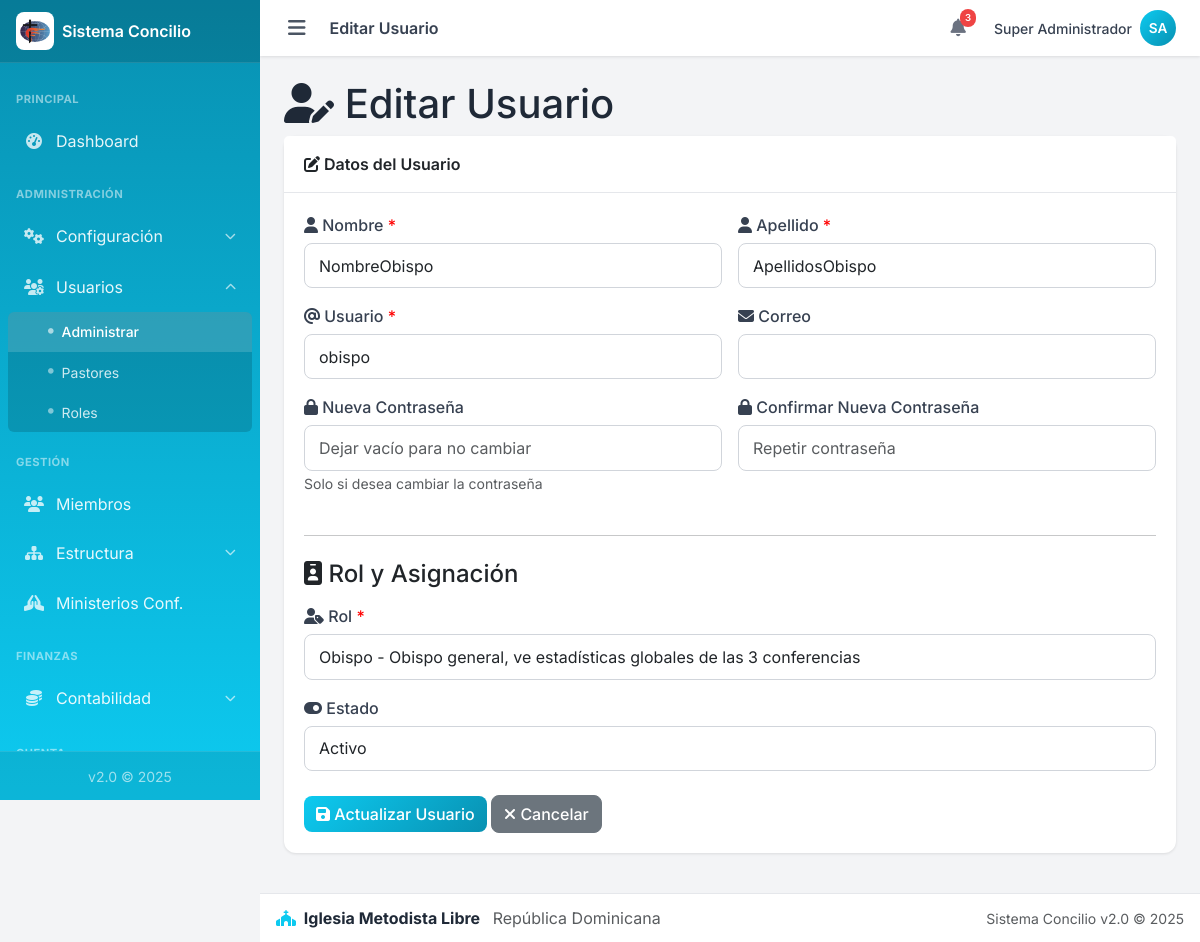
Page /admin/usuarios/editar.php?id=2 (signed in) on the committed database.
### tables this page shows
CREATE TABLE `usuarios` (
  `id` int(11) NOT NULL,
  `nombre` varchar(100) NOT NULL,
  `apellido` varchar(100) NOT NULL,
  `usuario` varchar(100) NOT NULL,
  `clave` varchar(255) NOT NULL,
  `correo` varchar(150) DEFAULT NULL,
  `rol_id` int(11) NOT NULL,
  `conferencia_id` int(11) DEFAULT NULL,
  `distrito_id` int(11) DEFAULT NULL,
  `iglesia_id` int(11) DEFAULT NULL,
  `ministerio_id` int(11) DEFAULT NULL,
  `activo` tinyint(1) NOT NULL DEFAULT 1,
  `creado_en` timestamp NOT NULL DEFAULT current_timestamp()
);

CREATE TABLE `roles` (
  `id` int(11) NOT NULL,
  `nombre` varchar(50) NOT NULL,
  `descripcion` varchar(255) DEFAULT NULL
);

### admin/usuarios/editar.php (the view, shortened to what this page needs)
<?php
require_once __DIR__ . '/../includes/header.php';
require_once __DIR__ . '/../../config/config.php';
$id = (int)($_GET['id'] ?? 0);
$stmt = $conexion->prepare("SELECT u.*, r.nombre AS rol_nombre FROM usuarios u LEFT JOIN roles r ON r.id = u.rol_id WHERE u.id = ?");
$stmt->bind_param("i", $id);
$stmt->execute();
$usuario = $stmt->get_result()->fetch_assoc();
$roles = $conexion->query("SELECT * FROM roles ORDER BY id");
?>
<div class="content-header">
    <h1><i class="fas fa-user-edit"></i> Editar Usuario</h1>
</div>
<div class="card" style="max-width: 900px;">
    <div class="card-header">
        <span class="card-title"><i class="fas fa-edit"></i> Datos del Usuario</span>
    </div>
    <div class="card-body">
        <form method="post" action="actualizar.php" id="formUsuario">
            <div style="display: grid; grid-template-columns: repeat(auto-fit, minmax(250px, 1fr)); gap: 1rem;">
                <div class="mb-3">
                    <label class="form-label">
                        <i class="fas fa-user"></i> Nombre <span style="color:red;">*</span>
                    </label>
                    <input type="text" name="nombre" class="form-control"
                           value="<?php echo htmlspecialchars($usuario['nombre']); ?>"
                           required maxlength="100">
                </div>
                <div class="mb-3">
                    <label class="form-label">
                        <i class="fas fa-user"></i> Apellido <span style="color:red;">*</span>
                    </label>
                    <input type="text" name="apellido" class="form-control"
                           value="<?php echo htmlspecialchars($usuario['apellido']); ?>"
                           required maxlength="100">
                </div>
            </div>
            <div style="display: grid; grid-template-columns: repeat(auto-fit, minmax(250px, 1fr)); gap: 1rem;">
                <div class="mb-3">
                    <label class="form-label">
                        <i class="fas fa-at"></i> Usuario <span style="color:red;">*</span>
                    </label>
                    <input type="text" name="usuario" class="form-control"
                           value="<?php echo htmlspecialchars($usuario['usuario']); ?>"
                           required maxlength="100">
                </div>
                <div class="mb-3">
                    <label class="form-label">
                        <i class="fas fa-envelope"></i> Correo
                    </label>
                    <input type="email" name="correo" class="form-control"
                           value="<?php echo htmlspecialchars($usuario['correo'] ?? ''); ?>"
                           maxlength="150">
                </div>
            </div>
            <div style="display: grid; grid-template-columns: repeat(auto-fit, minmax(250px, 1fr)); gap: 1rem;">
                <div class="mb-3">
                    <label class="form-label">
                        <i class="fas fa-lock"></i> Nueva Contraseña
                    </label>
                    <input type="password" name="clave" class="form-control"
                           placeholder="Dejar vacío para no cambiar" minlength="6">
                    <small class="text-muted">Solo si desea cambiar la contraseña</small>
                </div>
                <div class="mb-3">
                    <label class="form-label">
                        <i class="fas fa-lock"></i> Confirmar Nueva Contraseña
                    </label>
                    <input type="password" name="clave_confirmar" class="form-control"
                           placeholder="Repetir contraseña" minlength="6">
                </div>
            </div>
            <hr style="margin: 1.5rem 0;">
            <h4 style="margin-bottom: 1rem;"><i class="fas fa-id-badge"></i> Rol y Asignación</h4>
            <div class="mb-3">
                <label class="form-label">
                    <i class="fas fa-user-tag"></i> Rol <span style="color:red;">*</span>
                </label>
                <select name="rol_id" id="rol_id" class="form-control" required>
                    <?php while ($r = $roles->fetch_assoc()): ?>
                        <option value="<?php echo $r['id']; ?>"
                                data-rol="<?php echo $r['nombre']; ?>"
                                <?php echo $usuario['rol_id'] == $r['id'] ? 'selected' : ''; ?>>
                            <?php echo htmlspecialchars(ucwords(str_replace('_', ' ', $r['nombre']))); ?>
                            - <?php echo htmlspecialchars($r['descripcion']); ?>
                        </option>
                    <?php endwhile; ?>
                </select>
            </div>
            <div class="mb-3">
                <label class="form-label">
                    <i class="fas fa-toggle-on"></i> Estado
                </label>
                <select name="activo" class="form-control">
                    <option value="1" <?php echo $usuario['activo'] == 1 ? 'selected' : ''; ?>>Activo</option>
                </select>
            </div>
            <div style="margin-top: 1.5rem;">
                <button type="submit" class="btn btn-primary">
                    <i class="fas fa-save"></i> Actualizar Usuario
                </button>
                <a href="index.php" class="btn btn-secondary">
                    <i class="fas fa-times"></i> Cancelar
                </a>
            </div>
        </form>
    </div>
</div>
<?php require_once __DIR__ . '/../includes/footer.php'; ?>

### css/custom.css (style rules this page uses)
:root { --primary: #0dcaf0; --primary-dark: #0891b2; --primary-light: #67e8f9; --primary-darker: #0e7490; --success: #10b981; --warning: #f59e0b; --danger: #ef4444; --info: #3b82f6; --gray-50: #f9fafb; --gray-100: #f3f4f6; --gray-200: #e5e7eb; --gray-300: #d1d5db; --gray-400: #9ca3af; --gray-500: #6b7280; --gray-600: #4b5563; --gray-700: #374151; --gray-800: #1f2937; --gray-900: #111827; --sidebar-width: 260px; --navbar-height: 56px; --footer-height: 50px; --shadow-sm: 0 1px 2px rgba(0, 0, 0, 0.05); --shadow: 0 1px 3px rgba(0, 0, 0, 0.1); --shadow-md: 0 4px 6px rgba(0, 0, 0, 0.1); --shadow-lg: 0 10px 15px rgba(0, 0, 0, 0.1); --font-family: 'Inter', -apple-system, BlinkMacSystemFont, sans-serif; }
* { box-sizing: border-box; }
html { scroll-behavior: smooth; -webkit-tap-highlight-color: transparent; }
body { font-family: var(--font-family); background: var(--gray-100); color: var(--gray-800); margin: 0; padding: 0; min-height: 100vh; }
.card { border: none; border-radius: 0.75rem; box-shadow: var(--shadow); background: #fff; margin-bottom: 1rem; }
.card-header { background: #fff; border-bottom: 1px solid var(--gray-200); padding: 1rem 1.25rem; font-weight: 600; border-radius: 0.75rem 0.75rem 0 0; }
.card-title { margin: 0; font-size: 1rem; font-weight: 600; }
.card-body { padding: 1.25rem; }
.btn { font-weight: 500; border-radius: 0.5rem; transition: all 0.2s ease; }
.btn-primary { background: linear-gradient(135deg, var(--primary) 0%, var(--primary-dark) 100%); border: none; }
.form-control, .form-select { border-radius: 0.5rem; border-color: var(--gray-300); padding: 0.6rem 0.875rem; }
.form-label { font-weight: 500; color: var(--gray-700); margin-bottom: 0.375rem; }
body { overscroll-behavior-y: contain; }
.btn, .nav-link, .card[class*="bg-"] a { -webkit-user-select: none; user-select: none; -webkit-tap-highlight-color: transparent; }

### rows in the picture
usuarios: nombre "NombreObispo", apellido "ApellidosObispo", usuario "obispo", rol_id "Obispo - Obispo general, ve estadísticas globales de las 3 conferencias", activo "Activo"

### other values in the picture
$titulo_pagina "Editar Usuario"
$USUARIO_NOMBRE "Super Administrador"
$iniciales "SA"
